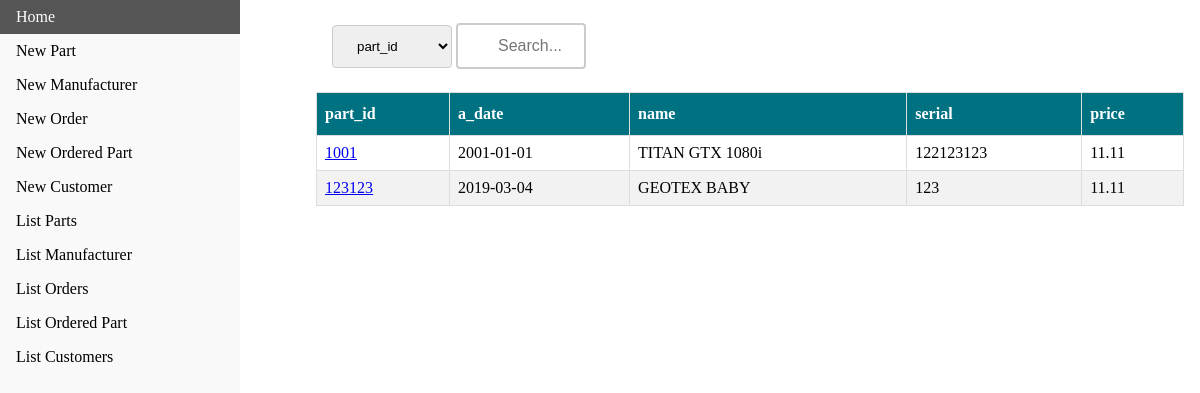
The page /list/part on the database as committed earlier.
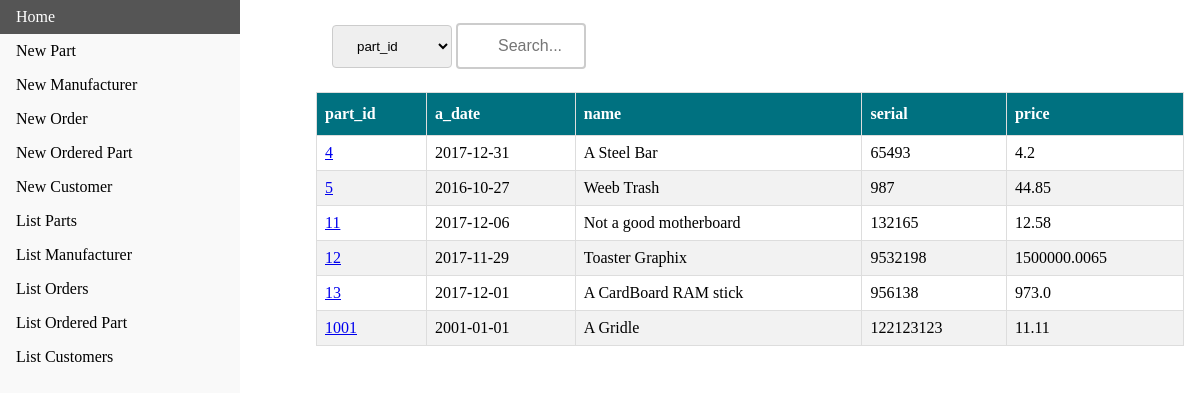
The same page on the database as committed later.
### tables this page shows
CREATE TABLE "part" (
part_id INTEGER NOT NULL PRIMARY KEY,
a_date TEXT NOT NULL,
name TEXT NOT NULL,
serial INTEGER NOT NULL,
price REAL NOT NULL );

### webpage.py (the view)
@app.route('/list/<itype>')
@app.route('/list')
def list(itype='null'):
    if itype == 'null':
        return render_template('index.html')
    elif itype == 'part' or itype == 'customer' or itype == 'manufacturer' or itype == 'order' or itype == 'ordered_part':
        con = sql.connect("test3.db")
        con.row_factory = sql.Row
        cur = con.cursor()
        com = "SELECT * FROM '" + itype + "'"
        cur.execute(com)
        names = [description[0] for description in cur.description]
        rows = cur.fetchall()
    else:
        return render_template('index.html')
    return render_template("list.html", names=names, rows=rows, tname=itype)

### templates/list.html (shortened to what this page needs)
<!doctype html>
<html>
  <head>
    <link rel="stylesheet" type="text/css" href="{{ url_for('static', filename='css/navbar.css') }}" />
    <link rel="stylesheet" type="text/css" href="{{ url_for('static', filename='css/table.css') }}" />
    <link rel="stylesheet" type="text/css" href="{{ url_for('static', filename='css/button.css') }}" />
  </head>
  <body>
    <ul>
			<li><a href="/" >Home</a></li>
			<li><a href="/insert/part">New Part</a></li>
			<li><a href="/insert/man">New Manufacturer</a></li>
			<li><a href="/insert/order">New Order</a></li>
			<li><a href="/insert/op">New Ordered Part</a></li>
			<li><a href="/insert/cust">New Customer</a></li>
			<li><a href="/list/part">List Parts</a></li>
			<li><a href="/list/manufacturer">List Manufacturer</a></li>
			<li><a href="/list/order">List Orders</a></li>
			<li><a href="/list/ordered_part">List Ordered Part</a></li>
			<li><a href="/list/customer">List Customers</a></li>
		</ul>
    <div style="margin-left:25%; padding:1px 16px; height:100%;">
	    <div class="searchBar" style="margin-top: 15px; margin-bottom: 15px; padding: 1px 16px;">
        <form action="{{ url_for('search', itype=tname) }}" method="POST">
          <select name="selection">
            {% for col in names %}
            <option value="{{ col }}">{{ col }}</option>
            {% endfor %}
          </select>
          <input class="searchBar" type=text name="search" placeholder="Search...">
        </form>
      </div>
      <table>
        <thead>
          <tr>
            {% for col in names %}
              <th>{{ col }}</th>
            {% endfor %}
          </tr>
        </thead>
        <tbody>
          {% for row in rows %}
          <tr>
            {% for i in row %}
              {% if row[0] == i %}
                {% if names[0] == 'part_id' and names[1] == 'order_id' %}
                  <td><a href="{{ url_for('display',itype=tname, ident1=row[0], ident2=row[1]) }}" >{{ i }}</a> </td>
                {% else %}
                  <td><a href="{{ url_for('display',itype=tname, ident1=row[0]) }}">{{ i }}</a></td>
                {% endif %}
              {% else %}
                <td>{{ i }}</td>
              {% endif %}
            {% endfor %}
          </tr>
        {% endfor %}
        </tbody>
      </table>
    </div>
  </body>
</html>

### static/css/navbar.css (style rules this page uses)
body { margin: 0; }
ul { list-style-type: none; margin: 0; padding: 0; width: 20vw; background-color: #f1f1f175; position: fixed; height: 100%; overflow: auto; }
li a { display: block; color: #000; padding: 8px 16px; text-decoration: none; }

### static/css/table.css (style rules this page uses)
div { border-radius: 5px; background-color: #ffffffea; }
table { font-family: MuseoSans; border-collapse: collapse; width: 100%; }
tr { border-bottom: 1px solid #f2f2f2; }
th, td { border: 1px solid #ddd; padding: 8px; }
th { padding-top: 12px; padding-bottom: 12px; text-align: left; background-color: rgb(0, 113, 128); color: white; }
tr:nth-child(even) { background-color: #f2f2f2; }

### static/css/button.css (style rules this page uses)
.searchBar input[type=text] { width: 130px; box-sizing: border-box; border: 2px solid #ccc; border-radius: 4px; font-size: 16px; background-color: white; background-position: 10px 10px; background-repeat: no-repeat; padding: 12px 20px 12px 40px; -webkit-transition: width 0.4s ease-in-out; transition: width 0.4s ease-in-out; }
select { width: 10vw; padding: 12px 20px; margin: 8px 0; display: inline-block; border: 1px solid #ccc; border-radius: 4px; box-sizing: border-box; }

Rows that differ between the two databases and show on the page:
removed part: part_id "123123", a_date "2019-03-04", name "GEOTEX BABY", row "123", price "11.11"
added part: row "4", a_date "2017-12-31", name "A Steel Bar", serial "65493", price "4.2"
added part: row "5", a_date "2016-10-27", name "Weeb Trash", serial "987", price "44.85"
added part: row "11", a_date "2017-12-06", name "Not a good motherboard", serial "132165", price "12.58"
added part: row "12", a_date "2017-11-29", name "Toaster Graphix", serial "9532198", price "1500000.0065"
added part: row "13", a_date "2017-12-01", name "A CardBoard RAM stick", serial "956138", price "973.0"
changed part id 1001: name "TITAN GTX 1080i" → "A Gridle"
